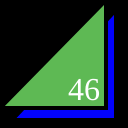
Frame 1 (no input)
Frame 60 (no input): identical to frame 1, image omitted
Frame 120 (the mouse pressed at the canvas centre since frame 60): identical to frame 1, image omitted

The p5.js sketch that drew this single still picture (run headless with seeded random() and noise() and a simulated clock; from frame 60 on, the mouse is pressed at the canvas centre):

// p5.js sketch
// ── sketch.js
function setup() {
  createCanvas(128,128);
}

function draw() {
  background(0);
  strokeWeight(4);
  fill(3, 3, 252);
  triangle(12,120,116,120,116,10);
  fill(94, 185, 84);
  triangle(0,108,106,108,106,0);
  fill(255);
  textSize(32);
  textFont("serif");
  text("46", 68, 100);
}
